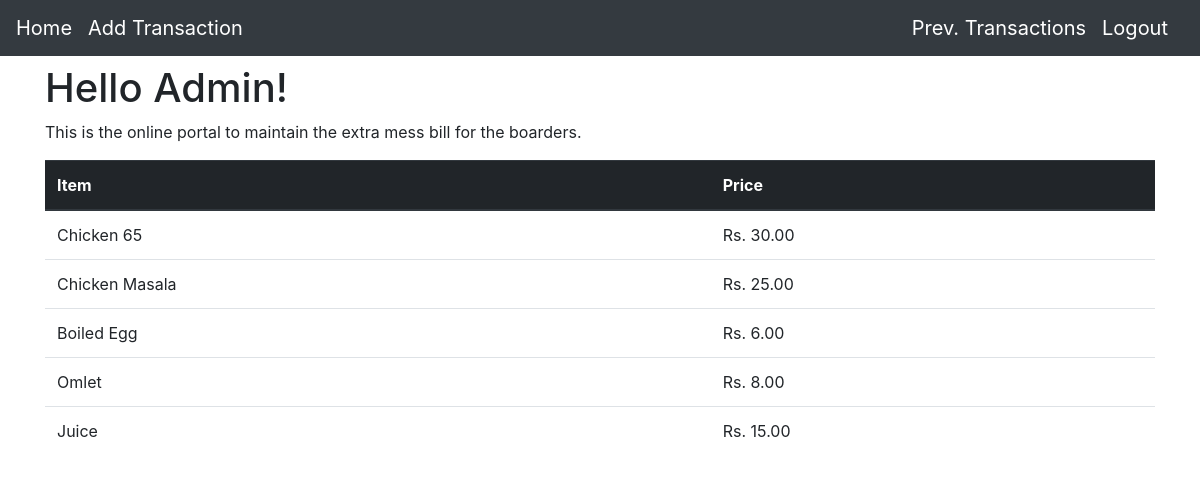
Page /home/admin (signed in) on the committed database.
### extras/models.py (models this page shows, shortened)
class ExtraItem(models.Model):
	item_name = models.CharField(max_length=20)
	price = models.DecimalField(max_digits=6,decimal_places=2,default=0)

### bill/views.py (the view)
# urls.py: path('admin',views.admin_home),
@login_required(login_url = 'login/')
@user_passes_test(is_member)
def admin_home(request):
	context = {
		'menu' : ExtraItem.objects.all()
	}
	return render(request,'admin_home.html',context)

### authentication/views.py (called while the page is built)
def is_member(user):
    return user.groups.filter(name='Admin(Staff)').exists()

### bill/templates/admin_home.html (shortened to what this page needs)
<!doctype html>
<html lang="en">
	<head>
    	<link rel="stylesheet" href="https://stackpath.bootstrapcdn.com/bootstrap/4.1.3/css/bootstrap.min.css">
	</head>
	<body>
		<nav class="navbar navbar-expand-lg navbar-dark bg-dark">
			   <a class="navbar-brand" href="/home/admin">Home</a>
			   <a class="navbar-brand" href="/home/admin/add">Add Transaction</a>
			    <ul class="navbar-nav ml-auto mt-2 mt-lg-0">
			    	<a class="navbar-brand" href="/home/admin/prev">Prev. Transactions</a>
			    	<a class="navbar-brand" href="/logout">Logout</a>
			    </ul>
		</nav>
		<div class="container">
			<h1>Hello Admin!</h1>
			<p class="text-justify">This is the online portal to maintain the extra mess bill for the boarders.</p>
			<table class="table table-hover">
	  			<thead class="thead-dark">
	    			<tr>
				        <th scope="col">Item</th>
				        <th scope="col">Price</th>
				    </tr>
				  </thead>
			  <tbody>
			  	{%for item in menu%}
			    	<tr>
				      	<td>{{item.item_name}}</td>
				      	<td>Rs. {{item.price}}</td>
				    </tr>
				    {% endfor %}
			  </tbody>
			</table>
			</div>
	</body>
</html>

### rows in the picture
ExtraItem: item_name "Chicken 65", price "30.00"
ExtraItem: item_name "Chicken Masala", price "25.00"
ExtraItem: item_name "Boiled Egg", price "6.00"
ExtraItem: item_name "Omlet", price "8.00"
ExtraItem: item_name "Juice", price "15.00"
